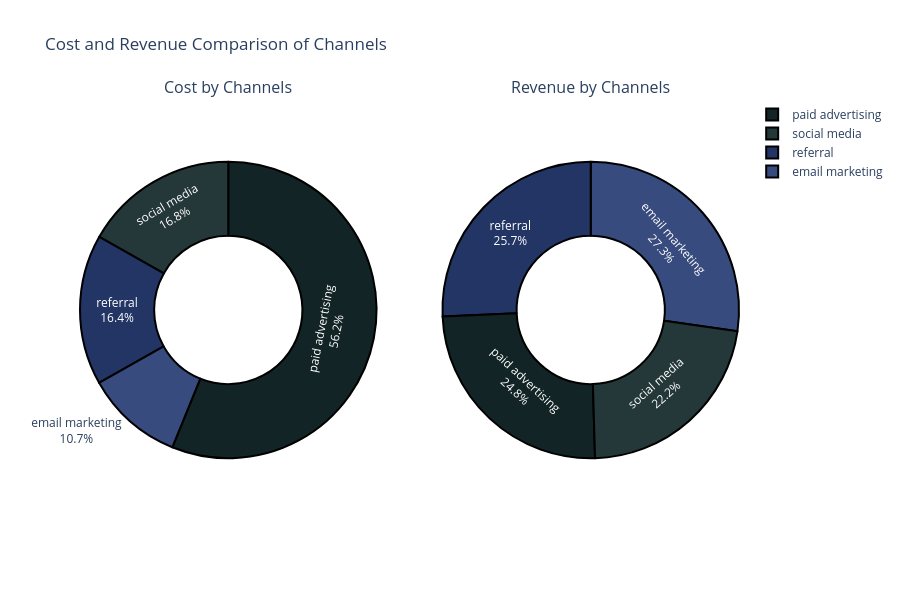

The notebook cell saved with this chart:
### Code cell
fig = make_subplots(rows=1, cols=2, specs=[[{'type':'domain'}, {'type':'domain'}]], subplot_titles=['Cost by Channels', 'Revenue by Channels'])
fig.add_trace(go.Pie(labels=revenue_by_channel['channel'], values=revenue_by_channel['cost'], name='Cost by Channels'), 1, 1)
fig.add_trace(go.Pie(labels=revenue_by_channel['channel'], values=revenue_by_channel['revenue'], name='Revenue by Channels'), 1, 2)
fig.update_traces(hoverinfo='percent+label', textinfo='percent+label', hole=0.5, marker=dict(colors=['rgb(56, 75, 126)', 'rgb(18, 36, 37)', 'rgb(34, 53, 101)', 'rgb(36, 55, 57)', 'rgb(6, 4, 4)'], line=dict(color='black', width=2)))
fig.update_layout(title = 'Cost and Revenue Comparison of Channels', autosize=False, height=600, width=900)
fig.show()

### Figure 1 — Plotly figure (JSON) as saved in the notebook; plotly's stock layout.template omitted (floating-point values rounded to 4 significant figures)
{"data": [{"domain": {"x": [0, 0.45], "y": [0, 1]}, "hole": 0.5, "hoverinfo": "percent+label", "labels": ["email marketing", "paid advertising", "referral", "social media"], "marker": {"colors": ["rgb(56, 75, 126)", "rgb(18, 36, 37)", "rgb(34, 53, 101)", "rgb(36, 55, 57)", "rgb(6, 4, 4)"], "line": {"color": "black", "width": 2}}, "name": "Cost by Channels", "textinfo": "percent+label", "type": "pie", "values": [1123.0, 5907.0, 1722.0, 1766.0]}, {"domain": {"x": [0.55, 1], "y": [0, 1]}, "hole": 0.5, "hoverinfo": "percent+label", "labels": ["email marketing", "paid advertising", "referral", "social media"], "marker": {"colors": ["rgb(56, 75, 126)", "rgb(18, 36, 37)", "rgb(34, 53, 101)", "rgb(36, 55, 57)", "rgb(6, 4, 4)"], "line": {"color": "black", "width": 2}}, "name": "Revenue by Channels", "textinfo": "percent+label", "type": "pie", "values": [604706, 548396, 569552, 492667]}], "layout": {"annotations": [{"font": {"size": 16}, "showarrow": false, "text": "Cost by Channels", "x": 0.225, "xanchor": "center", "xref": "paper", "y": 1, "yanchor": "bottom", "yref": "paper"}, {"font": {"size": 16}, "showarrow": false, "text": "Revenue by Channels", "x": 0.775, "xanchor": "center", "xref": "paper", "y": 1, "yanchor": "bottom", "yref": "paper"}], "autosize": false, "height": 600, "title": {"text": "Cost and Revenue Comparison of Channels"}, "width": 900}}
